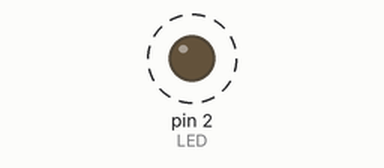
This sketch was run on a simulated Arduino Uno, built with avr-gcc and run on an emulated ATmega328P. Shown: output pins drawn as LEDs (lit = HIGH). Dashed ring = blinking.

Above: at 0.5 s.
Timing chart, 0 to 4.6 s (numbered marks = the images above):
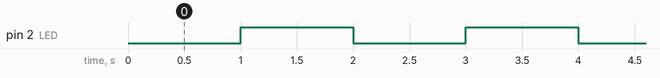

The sketch:

blink.ino
```cpp
/*
 ESP8266 Blink
 Blink the blue LED on the ESP-12 module

 The blue LED on the ESP-12 module is connected to GPIO2
 (which is also the TXD pin; so we cannot use Serial.print() at the same time)
*/

#define LED 2   //Define connection of LED

void setup() {
  pinMode(LED, OUTPUT);     // Initialize the LED_BUILTIN pin as an output
}

// the loop function runs over and over again forever
void loop() {
  digitalWrite(LED, LOW);   // Turn the LED on (Note that LOW is the voltage level
 // but actually the LED is on; this is because
 // it is active low on the ESP-12)
  delay(1000);              // Wait for a second
  digitalWrite(LED, HIGH);  // Turn the LED off by making the voltage HIGH
  delay(1000); // Wait for two seconds (to demonstrate the active low LED)
}
```

Measured:
- by itself, pin 2 (LED): alternates HIGH for 1.0 s and LOW for 1.0 s
